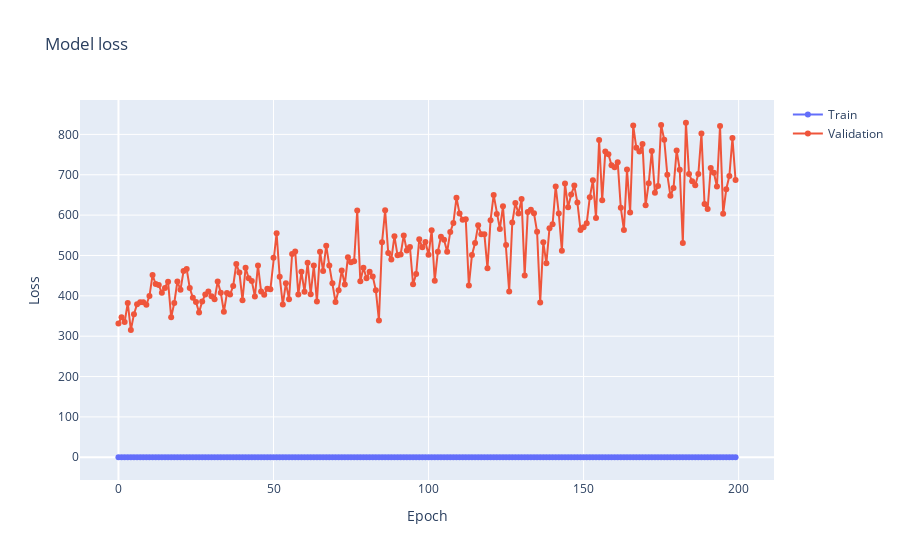

Notebook code cell kept with this figure:
### Code cell
# Plot training & validation loss values
fig = go.Figure()
fig.add_trace(go.Scatter(
    y=history.history['loss'],
    mode='lines+markers',
    name='Train'
))
fig.add_trace(go.Scatter(
    y=history.history['val_loss'],
    mode='lines+markers',
    name='Validation'
))
fig.update_layout(
    title='Model loss',
    xaxis_title='Epoch',
    yaxis_title='Loss'
)
fig.show()

### Figure 1 — Plotly figure (JSON) as saved in the notebook; plotly's stock layout.template omitted (floating-point values rounded to 4 significant figures; data arrays with more than 128 entries replaced by an {"elided": "..."} marker saying what was removed)
{"data": [{"mode": "lines+markers", "name": "Train", "type": "scatter", "y": {"elided": "200 float values"}}, {"mode": "lines+markers", "name": "Validation", "type": "scatter", "y": {"elided": "200 float values"}}], "layout": {"title": {"text": "Model loss"}, "xaxis": {"title": {"text": "Epoch"}}, "yaxis": {"title": {"text": "Loss"}}}}
